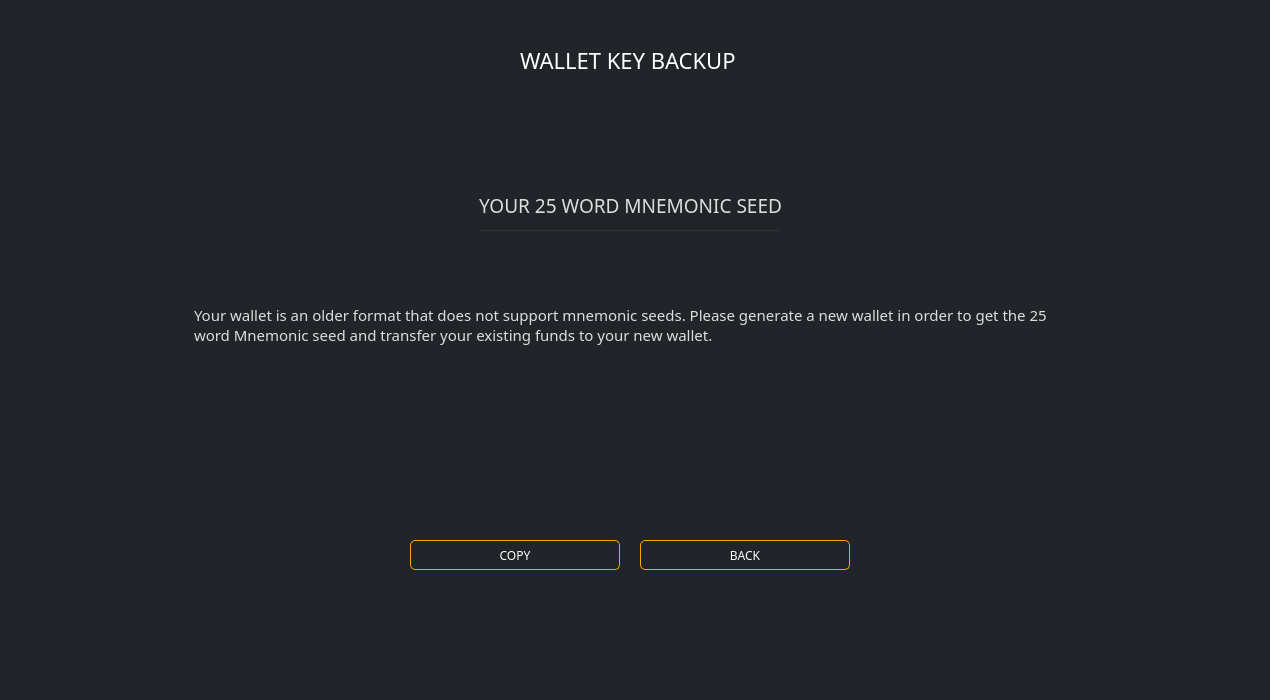
<?xml version="1.0" encoding="UTF-8"?>
<ui version="4.0">
 <class>ReceiveFrame</class>
 <widget class="QFrame" name="ReceiveFrame">
  <property name="geometry">
   <rect>
    <x>0</x>
    <y>0</y>
    <width>1270</width>
    <height>700</height>
   </rect>
  </property>
  <property name="minimumSize">
   <size>
    <width>1270</width>
    <height>700</height>
   </size>
  </property>
  <property name="windowTitle">
   <string>Frame</string>
  </property>
  <property name="styleSheet">
   <string notr="true">border: 0px; background-color: #212529; color: #ddd; font-family: 'Poppins';</string>
  </property>
  <property name="frameShape">
   <enum>QFrame::StyledPanel</enum>
  </property>
  <property name="frameShadow">
   <enum>QFrame::Raised</enum>
  </property>
  <layout class="QVBoxLayout" name="verticalLayout">
   <property name="leftMargin">
    <number>0</number>
   </property>
   <property name="topMargin">
    <number>0</number>
   </property>
   <property name="rightMargin">
    <number>0</number>
   </property>
   <property name="bottomMargin">
    <number>0</number>
   </property>
   <item>
    <widget class="QGroupBox" name="groupBox">
     <property name="minimumSize">
      <size>
       <width>1270</width>
       <height>700</height>
      </size>
     </property>
     <property name="maximumSize">
      <size>
       <width>16777215</width>
       <height>16777215</height>
      </size>
     </property>
     <property name="title">
      <string/>
     </property>
     <widget class="QLabel" name="label">
      <property name="geometry">
       <rect>
        <x>520</x>
        <y>50</y>
        <width>251</width>
        <height>21</height>
       </rect>
      </property>
      <property name="font">
       <font>
        <family>Poppins</family>
        <pointsize>-1</pointsize>
       </font>
      </property>
      <property name="styleSheet">
       <string notr="true">color: #fff; 
font-size: 22px;</string>
      </property>
      <property name="text">
       <string>WALLET KEY BACKUP</string>
      </property>
     </widget>
     <widget class="QGroupBox" name="seedBox">
      <property name="geometry">
       <rect>
        <x>30</x>
        <y>100</y>
        <width>1200</width>
        <height>560</height>
       </rect>
      </property>
      <property name="styleSheet">
       <string notr="true">background-color: #212529;</string>
      </property>
      <property name="title">
       <string/>
      </property>
      <widget class="QLabel" name="label_7">
       <property name="geometry">
        <rect>
         <x>280</x>
         <y>90</y>
         <width>641</width>
         <height>31</height>
        </rect>
       </property>
       <property name="font">
        <font>
         <family>Poppins</family>
         <pointsize>-1</pointsize>
        </font>
       </property>
       <property name="styleSheet">
        <string notr="true">color: #ddd;
font-size: 19px;
</string>
       </property>
       <property name="text">
        <string>YOUR 25 WORD MNEMONIC SEED</string>
       </property>
       <property name="alignment">
        <set>Qt::AlignCenter</set>
       </property>
      </widget>
      <widget class="QTextBrowser" name="m_seed">
       <property name="geometry">
        <rect>
         <x>160</x>
         <y>200</y>
         <width>881</width>
         <height>141</height>
        </rect>
       </property>
       <property name="font">
        <font>
         <family>Poppins</family>
         <pointsize>-1</pointsize>
        </font>
       </property>
       <property name="styleSheet">
        <string notr="true">color: #ddd;
font-size: 16px;</string>
       </property>
       <property name="html">
        <string>&lt;!DOCTYPE HTML PUBLIC &quot;-//W3C//DTD HTML 4.0//EN&quot; &quot;http://www.w3.org/TR/REC-html40/strict.dtd&quot;&gt;
&lt;html&gt;&lt;head&gt;&lt;meta name=&quot;qrichtext&quot; content=&quot;1&quot; /&gt;&lt;style type=&quot;text/css&quot;&gt;
p, li { white-space: pre-wrap; }
&lt;/style&gt;&lt;/head&gt;&lt;body style=&quot; font-family:'Poppins'; font-size:16px; font-weight:400; font-style:normal;&quot;&gt;
&lt;p style=&quot; margin-top:0px; margin-bottom:0px; margin-left:0px; margin-right:0px; -qt-block-indent:0; text-indent:0px;&quot;&gt;&lt;span style=&quot; font-size:11pt;&quot;&gt;Your wallet is an older format that does not support mnemonic seeds. Please generate a new wallet in order to get the 25 word Mnemonic seed and transfer your existing funds to your new wallet.&lt;/span&gt;&lt;/p&gt;&lt;/body&gt;&lt;/html&gt;</string>
       </property>
      </widget>
      <widget class="QPushButton" name="m_copySeedButton">
       <property name="geometry">
        <rect>
         <x>380</x>
         <y>440</y>
         <width>210</width>
         <height>30</height>
        </rect>
       </property>
       <property name="font">
        <font>
         <family>Poppins</family>
         <pointsize>-1</pointsize>
        </font>
       </property>
       <property name="styleSheet">
        <string notr="true">QPushButton#m_copySeedButton
{
    color: #fff;
    border: 1px solid orange;
    font-size: 12px;
    border-radius: 5px;
    font-family: 'Poppins';
}

QPushButton#m_copySeedButton:hover
{
    color: orange;
    border: 1px solid orange;
    font-size: 12px;
    border-radius: 5px;
    font-family: 'Poppins';
}

QPushButton#m_copySeedButton:pressed
{
    color: #fff;
    background-color: #1d2124;
    border: 1px solid orange;
    font-size: 12px;
    border-radius: 5px;
    font-family: 'Poppins';
}</string>
       </property>
       <property name="text">
        <string>COPY</string>
       </property>
      </widget>
      <widget class="Line" name="line">
       <property name="geometry">
        <rect>
         <x>450</x>
         <y>130</y>
         <width>300</width>
         <height>1</height>
        </rect>
       </property>
       <property name="styleSheet">
        <string notr="true">background-color: #333;</string>
       </property>
       <property name="orientation">
        <enum>Qt::Horizontal</enum>
       </property>
      </widget>
      <widget class="QPushButton" name="m_backButton_2">
       <property name="geometry">
        <rect>
         <x>610</x>
         <y>440</y>
         <width>210</width>
         <height>30</height>
        </rect>
       </property>
       <property name="font">
        <font>
         <family>Poppins</family>
         <pointsize>-1</pointsize>
        </font>
       </property>
       <property name="styleSheet">
        <string notr="true">QPushButton#m_backButton_2
{
    color: #fff;
    border: 1px solid orange;
    font-size: 12px;
    border-radius: 5px;
    font-family: 'Poppins';
}

QPushButton#m_backButton_2:hover
{
    color: orange;
    border: 1px solid orange;
    font-size: 12px;
    border-radius: 5px;
    font-family: 'Poppins';
}

QPushButton#m_backButton_2:pressed
{
    color: #fff;
    background-color: #1d2124;
    border: 1px solid orange;
    font-size: 12px;
    border-radius: 5px;
    font-family: 'Poppins';
}</string>
       </property>
       <property name="text">
        <string>BACK</string>
       </property>
      </widget>
     </widget>
     <widget class="QGroupBox" name="privateKeyBox">
      <property name="geometry">
       <rect>
        <x>30</x>
        <y>100</y>
        <width>1200</width>
        <height>560</height>
       </rect>
      </property>
      <property name="styleSheet">
       <string notr="true">background-color: #212529;</string>
      </property>
      <property name="title">
       <string/>
      </property>
      <widget class="QPushButton" name="m_copySpendKeyButton">
       <property name="geometry">
        <rect>
         <x>230</x>
         <y>440</y>
         <width>240</width>
         <height>30</height>
        </rect>
       </property>
       <property name="font">
        <font>
         <family>Poppins</family>
         <pointsize>-1</pointsize>
        </font>
       </property>
       <property name="styleSheet">
        <string notr="true">QPushButton#m_copySpendKeyButton
{
    color: #fff;
    border: 1px solid orange;
    font-size: 12px;
    border-radius: 5px;
    font-family: 'Poppins';
}

QPushButton#m_copySpendKeyButton:hover
{
    color: orange;
    border: 1px solid orange;
    font-size: 12px;
    border-radius: 5px;
    font-family: 'Poppins';
}

QPushButton#m_copySpendKeyButton:pressed
{
    color: #fff;
    background-color: #1d2124;
    border: 1px solid orange;
    font-size: 12px;
    border-radius: 5px;
    font-family: 'Poppins';
}</string>
       </property>
       <property name="text">
        <string>COPY SPEND KEY</string>
       </property>
      </widget>
      <widget class="QLabel" name="label_5">
       <property name="geometry">
        <rect>
         <x>490</x>
         <y>70</y>
         <width>231</width>
         <height>30</height>
        </rect>
       </property>
       <property name="font">
        <font>
         <family>Poppins</family>
         <pointsize>-1</pointsize>
        </font>
       </property>
       <property name="styleSheet">
        <string notr="true">color: #ddd;
font-size: 19px;
font-family: Poppins;</string>
       </property>
       <property name="text">
        <string>PRIVATE SPEND KEY</string>
       </property>
       <property name="alignment">
        <set>Qt::AlignCenter</set>
       </property>
      </widget>
      <widget class="QLabel" name="label_6">
       <property name="geometry">
        <rect>
         <x>500</x>
         <y>250</y>
         <width>221</width>
         <height>30</height>
        </rect>
       </property>
       <property name="font">
        <font>
         <family>Poppins</family>
         <pointsize>-1</pointsize>
        </font>
       </property>
       <property name="styleSheet">
        <string notr="true">color: #ddd;
font-size: 19px;
font-family: Poppins;</string>
       </property>
       <property name="text">
        <string>PRIVATE VIEW KEY</string>
       </property>
       <property name="alignment">
        <set>Qt::AlignCenter</set>
       </property>
      </widget>
      <widget class="QTextBrowser" name="m_spendKey">
       <property name="geometry">
        <rect>
         <x>380</x>
         <y>120</y>
         <width>470</width>
         <height>100</height>
        </rect>
       </property>
       <property name="font">
        <font>
         <family>Poppins</family>
         <pointsize>-1</pointsize>
        </font>
       </property>
       <property name="styleSheet">
        <string notr="true">color: #ddd;
font-size: 16px;
font-family: Poppins;color: #e5e5e5;</string>
       </property>
       <property name="html">
        <string>&lt;!DOCTYPE HTML PUBLIC &quot;-//W3C//DTD HTML 4.0//EN&quot; &quot;http://www.w3.org/TR/REC-html40/strict.dtd&quot;&gt;
&lt;html&gt;&lt;head&gt;&lt;meta name=&quot;qrichtext&quot; content=&quot;1&quot; /&gt;&lt;style type=&quot;text/css&quot;&gt;
p, li { white-space: pre-wrap; }
&lt;/style&gt;&lt;/head&gt;&lt;body style=&quot; font-family:'Poppins'; font-size:16px; font-weight:400; font-style:normal;&quot;&gt;
&lt;p style=&quot; margin-top:0px; margin-bottom:0px; margin-left:0px; margin-right:0px; -qt-block-indent:0; text-indent:0px;&quot;&gt;&lt;span style=&quot; font-family:'Courier'; font-size:10pt;&quot;&gt;private spend key goes here&lt;/span&gt;&lt;/p&gt;&lt;/body&gt;&lt;/html&gt;</string>
       </property>
      </widget>
      <widget class="QTextBrowser" name="m_viewKey">
       <property name="geometry">
        <rect>
         <x>380</x>
         <y>300</y>
         <width>470</width>
         <height>100</height>
        </rect>
       </property>
       <property name="font">
        <font>
         <family>Poppins</family>
         <pointsize>-1</pointsize>
        </font>
       </property>
       <property name="styleSheet">
        <string notr="true">color: #ddd;
font-size: 16px;
font-family: Poppins;</string>
       </property>
       <property name="html">
        <string>&lt;!DOCTYPE HTML PUBLIC &quot;-//W3C//DTD HTML 4.0//EN&quot; &quot;http://www.w3.org/TR/REC-html40/strict.dtd&quot;&gt;
&lt;html&gt;&lt;head&gt;&lt;meta name=&quot;qrichtext&quot; content=&quot;1&quot; /&gt;&lt;style type=&quot;text/css&quot;&gt;
p, li { white-space: pre-wrap; }
&lt;/style&gt;&lt;/head&gt;&lt;body style=&quot; font-family:'Poppins'; font-size:16px; font-weight:400; font-style:normal;&quot;&gt;
&lt;p style=&quot; margin-top:0px; margin-bottom:0px; margin-left:0px; margin-right:0px; -qt-block-indent:0; text-indent:0px;&quot;&gt;&lt;span style=&quot; font-family:'Courier'; font-size:10pt;&quot;&gt;private view key goes here&lt;/span&gt;&lt;/p&gt;&lt;/body&gt;&lt;/html&gt;</string>
       </property>
      </widget>
      <widget class="QPushButton" name="m_copyViewKeyButton">
       <property name="geometry">
        <rect>
         <x>490</x>
         <y>440</y>
         <width>240</width>
         <height>30</height>
        </rect>
       </property>
       <property name="font">
        <font>
         <family>Poppins</family>
         <pointsize>-1</pointsize>
        </font>
       </property>
       <property name="styleSheet">
        <string notr="true">QPushButton#m_copyViewKeyButton
{
    color: #fff;
    border: 1px solid orange;
    font-size: 12px;
    border-radius: 5px;
    font-family: 'Poppins';
}

QPushButton#m_copyViewKeyButton:hover
{
    color: orange;
    border: 1px solid orange;
    font-size: 12px;
    border-radius: 5px;
    font-family: 'Poppins';
}

QPushButton#m_copyViewKeyButton:pressed
{
    color: #fff;
    background-color: #1d2124;
    border: 1px solid orange;
    font-size: 12px;
    border-radius: 5px;
    font-family: 'Poppins';
}</string>
       </property>
       <property name="text">
        <string>COPY VIEW KEY</string>
       </property>
      </widget>
      <widget class="QPushButton" name="m_backButton_4">
       <property name="geometry">
        <rect>
         <x>750</x>
         <y>440</y>
         <width>210</width>
         <height>30</height>
        </rect>
       </property>
       <property name="font">
        <font>
         <family>Poppins</family>
         <pointsize>-1</pointsize>
        </font>
       </property>
       <property name="styleSheet">
        <string notr="true">QPushButton#m_backButton_4
{
    color: #fff;
    border: 1px solid orange;
    font-size: 12px;
    border-radius: 5px;
    font-family: 'Poppins';
}

QPushButton#m_backButton_4:hover
{
    color: orange;
    border: 1px solid orange;
    font-size: 12px;
    border-radius: 5px;
    font-family: 'Poppins';
}

QPushButton#m_backButton_4:pressed
{
    color: #fff;
    background-color: #1d2124;
    border: 1px solid orange;
    font-size: 12px;
    border-radius: 5px;
    font-family: 'Poppins';
}</string>
       </property>
       <property name="text">
        <string>BACK</string>
       </property>
      </widget>
     </widget>
     <widget class="QGroupBox" name="introBox">
      <property name="geometry">
       <rect>
        <x>30</x>
        <y>100</y>
        <width>1201</width>
        <height>561</height>
       </rect>
      </property>
      <property name="title">
       <string/>
      </property>
      <widget class="QLabel" name="label_3">
       <property name="geometry">
        <rect>
         <x>280</x>
         <y>140</y>
         <width>611</width>
         <height>20</height>
        </rect>
       </property>
       <property name="font">
        <font>
         <family>Poppins</family>
         <pointsize>-1</pointsize>
        </font>
       </property>
       <property name="styleSheet">
        <string notr="true">font-size: 16px;</string>
       </property>
       <property name="text">
        <string>■  Keep your seed and password safe</string>
       </property>
      </widget>
      <widget class="QLabel" name="label_4">
       <property name="geometry">
        <rect>
         <x>280</x>
         <y>190</y>
         <width>611</width>
         <height>20</height>
        </rect>
       </property>
       <property name="font">
        <font>
         <family>Poppins</family>
         <pointsize>-1</pointsize>
        </font>
       </property>
       <property name="styleSheet">
        <string notr="true">font-size: 16px;</string>
       </property>
       <property name="text">
        <string>■  Make a backup of your wallet file</string>
       </property>
      </widget>
      <widget class="QLabel" name="label_8">
       <property name="geometry">
        <rect>
         <x>280</x>
         <y>240</y>
         <width>601</width>
         <height>20</height>
        </rect>
       </property>
       <property name="font">
        <font>
         <family>Poppins</family>
         <pointsize>-1</pointsize>
        </font>
       </property>
       <property name="styleSheet">
        <string notr="true">font-size: 16px;</string>
       </property>
       <property name="text">
        <string>■  Be aware of phishing websites and programs</string>
       </property>
      </widget>
      <widget class="QLabel" name="label_9">
       <property name="geometry">
        <rect>
         <x>280</x>
         <y>290</y>
         <width>611</width>
         <height>20</height>
        </rect>
       </property>
       <property name="font">
        <font>
         <family>Poppins</family>
         <pointsize>-1</pointsize>
        </font>
       </property>
       <property name="styleSheet">
        <string notr="true">font-size: 16px;</string>
       </property>
       <property name="text">
        <string>■  Store a copy of your seed in a safe place</string>
       </property>
      </widget>
      <widget class="QLabel" name="label_10">
       <property name="geometry">
        <rect>
         <x>280</x>
         <y>59</y>
         <width>611</width>
         <height>31</height>
        </rect>
       </property>
       <property name="font">
        <font>
         <family>Poppins</family>
         <pointsize>-1</pointsize>
        </font>
       </property>
       <property name="styleSheet">
        <string notr="true">color: #ddd; font-size: 19px;</string>
       </property>
       <property name="text">
        <string>We care about your safety: Please read the following</string>
       </property>
       <property name="alignment">
        <set>Qt::AlignCenter</set>
       </property>
      </widget>
      <widget class="QPushButton" name="m_showSeed">
       <property name="geometry">
        <rect>
         <x>370</x>
         <y>400</y>
         <width>210</width>
         <height>30</height>
        </rect>
       </property>
       <property name="minimumSize">
        <size>
         <width>171</width>
         <height>30</height>
        </size>
       </property>
       <property name="maximumSize">
        <size>
         <width>16777215</width>
         <height>31</height>
        </size>
       </property>
       <property name="font">
        <font>
         <family>Poppins</family>
         <pointsize>-1</pointsize>
        </font>
       </property>
       <property name="styleSheet">
        <string notr="true">QPushButton#m_showSeed
{
    color: #fff;
    border: 1px solid orange;
    font-size: 12px;
    border-radius: 5px;
    font-family: 'Poppins';
}

QPushButton#m_showSeed:hover
{
    color: orange;
    border: 1px solid orange;
    font-size: 12px;
    border-radius: 5px;
    font-family: 'Poppins';
}

QPushButton#m_showSeed:pressed
{
    color: #fff;
    background-color: #1d2124;
    border: 1px solid orange;
    font-size: 12px;
    border-radius: 5px;
    font-family: 'Poppins';
}</string>
       </property>
       <property name="text">
        <string>SHOW SEED</string>
       </property>
      </widget>
      <widget class="QPushButton" name="m_backButton">
       <property name="geometry">
        <rect>
         <x>590</x>
         <y>400</y>
         <width>210</width>
         <height>30</height>
        </rect>
       </property>
       <property name="font">
        <font>
         <family>Poppins</family>
         <pointsize>-1</pointsize>
        </font>
       </property>
       <property name="styleSheet">
        <string notr="true">QPushButton#m_backButton
{
    color: #fff;
    border: 1px solid orange;
    font-size: 12px;
    border-radius: 5px;
    font-family: 'Poppins';
}

QPushButton#m_backButton:hover
{
    color: orange;
    border: 1px solid orange;
    font-size: 12px;
    border-radius: 5px;
    font-family: 'Poppins';
}

QPushButton#m_backButton:pressed
{
    color: #fff;
    background-color: #1d2124;
    border: 1px solid orange;
    font-size: 12px;
    border-radius: 5px;
    font-family: 'Poppins';
}</string>
       </property>
       <property name="text">
        <string>BACK</string>
       </property>
      </widget>
      <widget class="QPushButton" name="m_showPrivate">
       <property name="geometry">
        <rect>
         <x>380</x>
         <y>530</y>
         <width>200</width>
         <height>25</height>
        </rect>
       </property>
       <property name="font">
        <font>
         <family>Poppins</family>
         <pointsize>-1</pointsize>
        </font>
       </property>
       <property name="styleSheet">
        <string notr="true">QPushButton#m_showPrivate
{
    color: #fff;
    border: 1px solid orange;
    font-size: 12px;
    border-radius: 5px;
    font-family: 'Poppins';
}

QPushButton#m_showPrivate:hover
{
    color: orange;
    border: 1px solid orange;
    font-size: 12px;
    border-radius: 5px;
    font-family: 'Poppins';
}

QPushButton#m_showPrivate:pressed
{
    color: #fff;
    background-color: #1d2124;
    border: 1px solid orange;
    font-size: 12px;
    border-radius: 5px;
    font-family: 'Poppins';
}</string>
       </property>
       <property name="text">
        <string>PRIVATE KEYS</string>
       </property>
      </widget>
      <widget class="Line" name="line_2">
       <property name="geometry">
        <rect>
         <x>330</x>
         <y>100</y>
         <width>500</width>
         <height>1</height>
        </rect>
       </property>
       <property name="styleSheet">
        <string notr="true">background-color: #333;</string>
       </property>
       <property name="orientation">
        <enum>Qt::Horizontal</enum>
       </property>
      </widget>
      <widget class="QPushButton" name="m_showGUI">
       <property name="geometry">
        <rect>
         <x>590</x>
         <y>530</y>
         <width>200</width>
         <height>25</height>
        </rect>
       </property>
       <property name="font">
        <font>
         <family>Poppins</family>
         <pointsize>-1</pointsize>
        </font>
       </property>
       <property name="styleSheet">
        <string notr="true">QPushButton#m_showGUI
{
    color: #fff;
    border: 1px solid orange;
    font-size: 12px;
    border-radius: 5px;
    font-family: 'Poppins';
}

QPushButton#m_showGUI:hover
{
    color: orange;
    border: 1px solid orange;
    font-size: 12px;
    border-radius: 5px;
    font-family: 'Poppins';
}

QPushButton#m_showGUI:pressed
{
    color: #fff;
    background-color: #1d2124;
    border: 1px solid orange;
    font-size: 12px;
    border-radius: 5px;
    font-family: 'Poppins';
}</string>
       </property>
       <property name="text">
        <string>TRACKING KEY</string>
       </property>
      </widget>
      <widget class="QLabel" name="label_12">
       <property name="geometry">
        <rect>
         <x>380</x>
         <y>500</y>
         <width>411</width>
         <height>20</height>
        </rect>
       </property>
       <property name="font">
        <font>
         <family>Poppins</family>
         <pointsize>-1</pointsize>
        </font>
       </property>
       <property name="styleSheet">
        <string notr="true">color: #aaa; font-size: 14px;</string>
       </property>
       <property name="text">
        <string>Advanced Users:</string>
       </property>
       <property name="alignment">
        <set>Qt::AlignCenter</set>
       </property>
      </widget>
      <zorder>m_backButton</zorder>
      <zorder>label_3</zorder>
      <zorder>label_4</zorder>
      <zorder>label_8</zorder>
      <zorder>label_9</zorder>
      <zorder>label_10</zorder>
      <zorder>m_showSeed</zorder>
      <zorder>line_2</zorder>
      <zorder>m_showGUI</zorder>
      <zorder>label_12</zorder>
      <zorder>m_showPrivate</zorder>
     </widget>
     <widget class="QGroupBox" name="guiKeyBox">
      <property name="geometry">
       <rect>
        <x>30</x>
        <y>100</y>
        <width>1200</width>
        <height>560</height>
       </rect>
      </property>
      <property name="styleSheet">
       <string notr="true">background-color: #212529;</string>
      </property>
      <property name="title">
       <string/>
      </property>
      <widget class="QPushButton" name="m_copyGUIKeyButton">
       <property name="geometry">
        <rect>
         <x>380</x>
         <y>440</y>
         <width>210</width>
         <height>30</height>
        </rect>
       </property>
       <property name="font">
        <font>
         <family>Poppins</family>
         <pointsize>-1</pointsize>
        </font>
       </property>
       <property name="styleSheet">
        <string notr="true">QPushButton#m_copyGUIKeyButton
{
    color: #fff;
    border: 1px solid orange;
    font-size: 12px;
    border-radius: 5px;
    font-family: 'Poppins';
}

QPushButton#m_copyGUIKeyButton:hover
{
    color: orange;
    border: 1px solid orange;
    font-size: 12px;
    border-radius: 5px;
    font-family: 'Poppins';
}

QPushButton#m_copyGUIKeyButton:pressed
{
    color: #fff;
    background-color: #1d2124;
    border: 1px solid orange;
    font-size: 12px;
    border-radius: 5px;
    font-family: 'Poppins';
}</string>
       </property>
       <property name="text">
        <string>COPY</string>
       </property>
      </widget>
      <widget class="QLabel" name="label_2">
       <property name="geometry">
        <rect>
         <x>440</x>
         <y>90</y>
         <width>301</width>
         <height>31</height>
        </rect>
       </property>
       <property name="font">
        <font>
         <family>Poppins</family>
         <pointsize>-1</pointsize>
        </font>
       </property>
       <property name="styleSheet">
        <string notr="true">color: #ddd; font-size: 19px;font-family: Poppins;</string>
       </property>
       <property name="text">
        <string>YOUR TRACKING KEY</string>
       </property>
       <property name="alignment">
        <set>Qt::AlignCenter</set>
       </property>
      </widget>
      <widget class="QTextBrowser" name="m_guiKey">
       <property name="geometry">
        <rect>
         <x>190</x>
         <y>190</y>
         <width>821</width>
         <height>91</height>
        </rect>
       </property>
       <property name="font">
        <font>
         <family>Poppins</family>
         <pointsize>-1</pointsize>
        </font>
       </property>
       <property name="styleSheet">
        <string notr="true">color: #e5e5e5; font-size: 17px;</string>
       </property>
       <property name="html">
        <string>&lt;!DOCTYPE HTML PUBLIC &quot;-//W3C//DTD HTML 4.0//EN&quot; &quot;http://www.w3.org/TR/REC-html40/strict.dtd&quot;&gt;
&lt;html&gt;&lt;head&gt;&lt;meta name=&quot;qrichtext&quot; content=&quot;1&quot; /&gt;&lt;style type=&quot;text/css&quot;&gt;
p, li { white-space: pre-wrap; }
&lt;/style&gt;&lt;/head&gt;&lt;body style=&quot; font-family:'Poppins'; font-size:17px; font-weight:400; font-style:normal;&quot;&gt;
&lt;p style=&quot; margin-top:0px; margin-bottom:0px; margin-left:0px; margin-right:0px; -qt-block-indent:0; text-indent:0px;&quot;&gt;&lt;span style=&quot; font-size:11pt;&quot;&gt;Tracking key goes here&lt;/span&gt;&lt;/p&gt;&lt;/body&gt;&lt;/html&gt;</string>
       </property>
      </widget>
      <widget class="QPushButton" name="m_backButton_3">
       <property name="geometry">
        <rect>
         <x>610</x>
         <y>440</y>
         <width>210</width>
         <height>30</height>
        </rect>
       </property>
       <property name="font">
        <font>
         <family>Poppins</family>
         <pointsize>-1</pointsize>
        </font>
       </property>
       <property name="styleSheet">
        <string notr="true">QPushButton#m_backButton_3
{
    color: #fff;
    border: 1px solid orange;
    font-size: 12px;
    border-radius: 5px;
    font-family: 'Poppins';
}

QPushButton#m_backButton_3:hover
{
    color: orange;
    border: 1px solid orange;
    font-size: 12px;
    border-radius: 5px;
    font-family: 'Poppins';
}

QPushButton#m_backButton_3:pressed
{
    color: #fff;
    background-color: #1d2124;
    border: 1px solid orange;
    font-size: 12px;
    border-radius: 5px;
    font-family: 'Poppins';
}</string>
       </property>
       <property name="text">
        <string>BACK</string>
       </property>
      </widget>
      <widget class="Line" name="line_3">
       <property name="geometry">
        <rect>
         <x>440</x>
         <y>120</y>
         <width>300</width>
         <height>1</height>
        </rect>
       </property>
       <property name="styleSheet">
        <string notr="true">background-color: #333;</string>
       </property>
       <property name="orientation">
        <enum>Qt::Horizontal</enum>
       </property>
      </widget>
     </widget>
     <zorder>label</zorder>
     <zorder>guiKeyBox</zorder>
     <zorder>introBox</zorder>
     <zorder>privateKeyBox</zorder>
     <zorder>seedBox</zorder>
    </widget>
   </item>
  </layout>
 </widget>
 <resources/>
 <connections>
  <connection>
   <sender>m_backButton</sender>
   <signal>clicked()</signal>
   <receiver>ReceiveFrame</receiver>
   <slot>backClicked()</slot>
   <hints>
    <hint type="sourcelabel">
     <x>1095</x>
     <y>35</y>
    </hint>
    <hint type="destinationlabel">
     <x>599</x>
     <y>349</y>
    </hint>
   </hints>
  </connection>
  <connection>
   <sender>m_copySeedButton</sender>
   <signal>clicked()</signal>
   <receiver>ReceiveFrame</receiver>
   <slot>copySeedClicked()</slot>
   <hints>
    <hint type="sourcelabel">
     <x>130</x>
     <y>475</y>
    </hint>
    <hint type="destinationlabel">
     <x>649</x>
     <y>349</y>
    </hint>
   </hints>
  </connection>
  <connection>
   <sender>m_copyGUIKeyButton</sender>
   <signal>clicked()</signal>
   <receiver>ReceiveFrame</receiver>
   <slot>copyGUIClicked()</slot>
   <hints>
    <hint type="sourcelabel">
     <x>130</x>
     <y>175</y>
    </hint>
    <hint type="destinationlabel">
     <x>649</x>
     <y>349</y>
    </hint>
   </hints>
  </connection>
  <connection>
   <sender>m_copyViewKeyButton</sender>
   <signal>clicked()</signal>
   <receiver>ReceiveFrame</receiver>
   <slot>copyViewKeyClicked()</slot>
   <hints>
    <hint type="sourcelabel">
     <x>770</x>
     <y>325</y>
    </hint>
    <hint type="destinationlabel">
     <x>649</x>
     <y>349</y>
    </hint>
   </hints>
  </connection>
  <connection>
   <sender>m_copySpendKeyButton</sender>
   <signal>clicked()</signal>
   <receiver>ReceiveFrame</receiver>
   <slot>copySpendKeyClicked()</slot>
   <hints>
    <hint type="sourcelabel">
     <x>130</x>
     <y>325</y>
    </hint>
    <hint type="destinationlabel">
     <x>649</x>
     <y>349</y>
    </hint>
   </hints>
  </connection>
  <connection>
   <sender>m_showSeed</sender>
   <signal>clicked()</signal>
   <receiver>ReceiveFrame</receiver>
   <slot>showSeed()</slot>
   <hints>
    <hint type="sourcelabel">
     <x>394</x>
     <y>549</y>
    </hint>
    <hint type="destinationlabel">
     <x>634</x>
     <y>349</y>
    </hint>
   </hints>
  </connection>
  <connection>
   <sender>m_backButton_2</sender>
   <signal>clicked()</signal>
   <receiver>ReceiveFrame</receiver>
   <slot>back2Clicked()</slot>
   <hints>
    <hint type="sourcelabel">
     <x>744</x>
     <y>559</y>
    </hint>
    <hint type="destinationlabel">
     <x>634</x>
     <y>349</y>
    </hint>
   </hints>
  </connection>
  <connection>
   <sender>m_backButton_3</sender>
   <signal>clicked()</signal>
   <receiver>ReceiveFrame</receiver>
   <slot>back2Clicked()</slot>
   <hints>
    <hint type="sourcelabel">
     <x>744</x>
     <y>559</y>
    </hint>
    <hint type="destinationlabel">
     <x>634</x>
     <y>349</y>
    </hint>
   </hints>
  </connection>
  <connection>
   <sender>m_backButton_4</sender>
   <signal>clicked()</signal>
   <receiver>ReceiveFrame</receiver>
   <slot>back2Clicked()</slot>
   <hints>
    <hint type="sourcelabel">
     <x>884</x>
     <y>559</y>
    </hint>
    <hint type="destinationlabel">
     <x>634</x>
     <y>349</y>
    </hint>
   </hints>
  </connection>
  <connection>
   <sender>m_showPrivate</sender>
   <signal>clicked()</signal>
   <receiver>ReceiveFrame</receiver>
   <slot>showPrivate()</slot>
   <hints>
    <hint type="sourcelabel">
     <x>854</x>
     <y>549</y>
    </hint>
    <hint type="destinationlabel">
     <x>634</x>
     <y>349</y>
    </hint>
   </hints>
  </connection>
  <connection>
   <sender>m_showGUI</sender>
   <signal>clicked()</signal>
   <receiver>ReceiveFrame</receiver>
   <slot>showGUI()</slot>
   <hints>
    <hint type="sourcelabel">
     <x>800</x>
     <y>650</y>
    </hint>
    <hint type="destinationlabel">
     <x>634</x>
     <y>349</y>
    </hint>
   </hints>
  </connection>
 </connections>
 <slots>
  <slot>backClicked()</slot>
  <slot>back2Clicked()</slot>
  <slot>copyGUIClicked()</slot>
  <slot>copySpendKeyClicked()</slot>
  <slot>copyViewKeyClicked()</slot>
  <slot>showSeed()</slot>
  <slot>showGUI()</slot>
  <slot>showPrivate()</slot>
  <slot>showAdvanced()</slot>
  <slot>copySeedClicked()</slot>
  <slot>backupClicked()</slot>
 </slots>
</ui>
